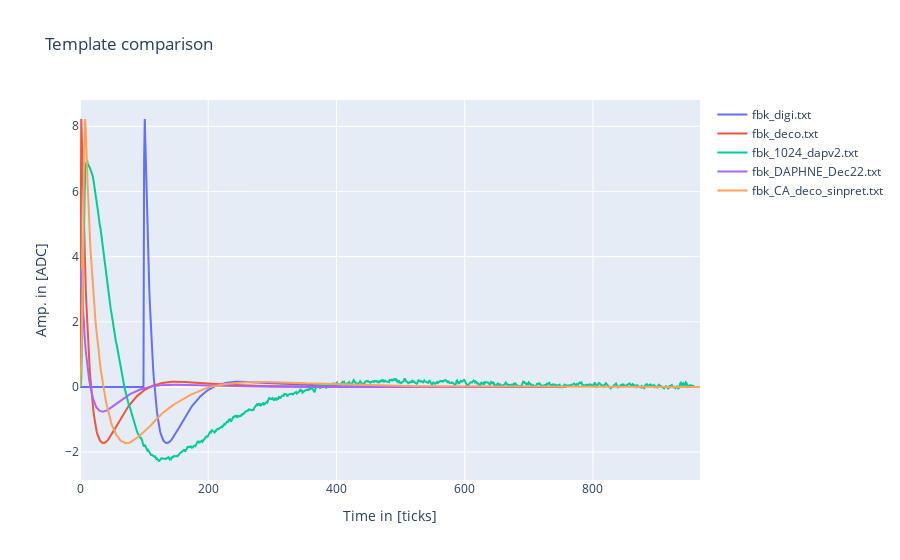

Here is the notebook cell this chart was saved with:
### Code cell
SER = []
templates = ["fbk_digi.txt","fbk_deco.txt","fbk_1024_dapv2.txt","fbk_DAPHNE_Dec22.txt","fbk_CA_deco_sinpret.txt"]
for path in templates:
    SER.append(np.loadtxt("template/"+path))

fig = go.Figure()
for i in range(len(SER)):
    fig.add_trace(go.Scatter(name=templates[i],x=np.arange(len(SER[i])),y=SER[i]))

fig.update_layout(title_text='Template comparison',
                xaxis_title  = "Time in [ticks]",
                yaxis_title  = "Amp. in [ADC]",
)

fig.show()

### Figure 1 — Plotly figure (JSON) as saved in the notebook; plotly's stock layout.template omitted (floating-point values rounded to 4 significant figures; data arrays with more than 128 entries replaced by an {"elided": "..."} marker saying what was removed)
{"data": [{"name": "fbk_digi.txt", "type": "scatter", "x": {"elided": "760 int values"}, "y": {"elided": "760 float values"}}, {"name": "fbk_deco.txt", "type": "scatter", "x": {"elided": "661 int values"}, "y": {"elided": "661 float values"}}, {"name": "fbk_1024_dapv2.txt", "type": "scatter", "x": {"elided": "960 int values"}, "y": {"elided": "960 float values"}}, {"name": "fbk_DAPHNE_Dec22.txt", "type": "scatter", "x": {"elided": "660 int values"}, "y": {"elided": "660 float values"}}, {"name": "fbk_CA_deco_sinpret.txt", "type": "scatter", "x": {"elided": "968 int values"}, "y": {"elided": "968 float values"}}], "layout": {"title": {"text": "Template comparison"}, "xaxis": {"title": {"text": "Time in [ticks]"}}, "yaxis": {"title": {"text": "Amp. in [ADC]"}}}}
